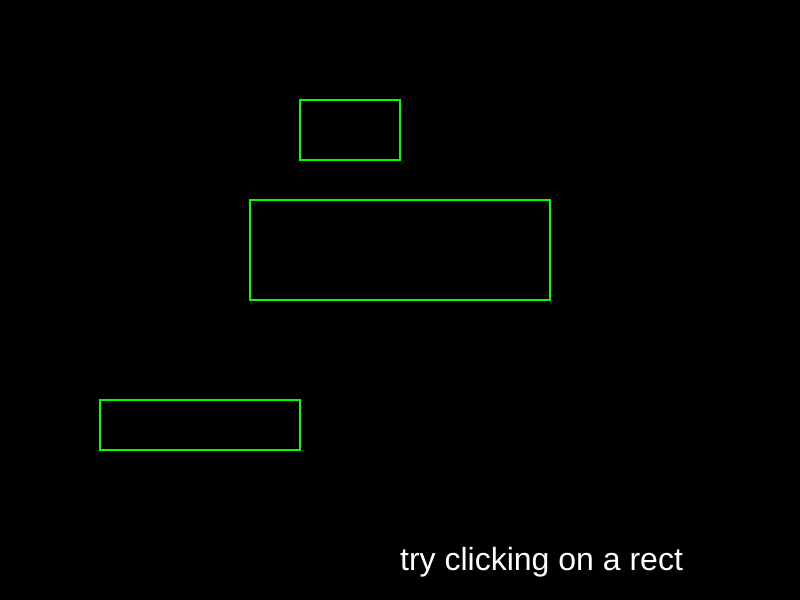
Frame 1 (no input)
Frame 60 (no input): identical to frame 1, image omitted
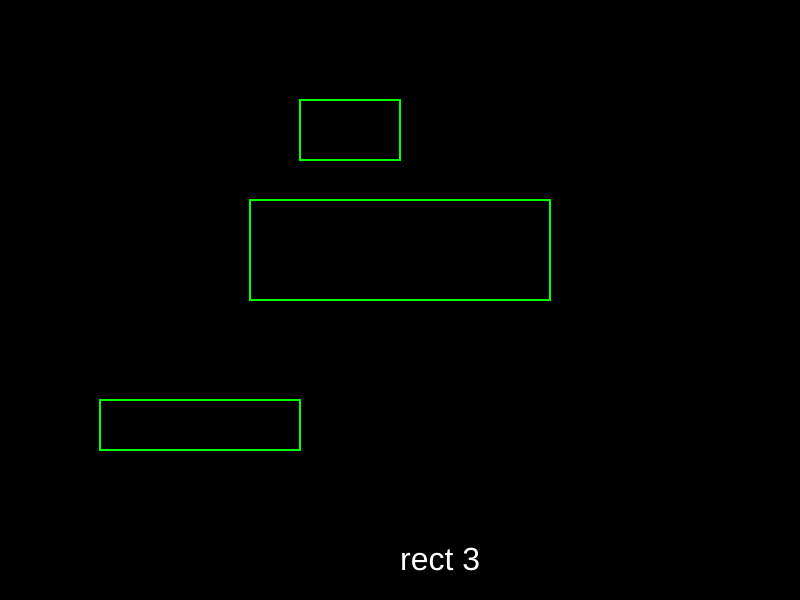
Frame 120 (the mouse pressed at the canvas centre since frame 60)

The p5.js sketch that drew these frames (run headless with seeded random() and noise() and a simulated clock; from frame 60 on, the mouse is pressed at the canvas centre):

// p5.js sketch
// ── sketch.js
/*
  Clicked in Rect Example
  by Scott Kildall
  
  Draw 3 rectangles and see if user clicked in them

  Somewhat hard-coded, ie no arrays
*/

// Rect 1
rect1Left = 100;
rect1Width = 200;
rect1Top = 400;
rect1Height = 50;

// Rect 2
rect2Left = 300;
rect2Width = 100;
rect2Top = 100;
rect2Height = 60;

// Rect 3
rect3Left = 250;
rect3Width = 300;
rect3Top = 200;
rect3Height = 100;

msgString = "try clicking on a rect";     // tell us what's going on

function setup() {
  createCanvas(800, 600);
  rectMode(CORNER);
}

function draw() {
  background(0);

  drawRects();         

  // draw message text
  drawDebugMsg();
}

function drawDebugMsg() {
  textFont("Arial");
  textSize(32);
  fill(255);
  noStroke();
  text( msgString, width/2, height - 30); 
}

function drawRects() {
  // draw an red at center
  noFill(255,0,0);
  stroke(0,255,0);
  strokeWeight(2);
  
  rect(rect1Left,rect1Top,rect1Width,rect1Height);
  rect(rect2Left,rect2Top,rect2Width,rect2Height);
  rect(rect3Left,rect3Top,rect3Width,rect3Height);
}

function mousePressed() {
  if( isMouseInRect(rect1Left,rect1Top,rect1Width,rect1Height) )
    msgString = "rect 1"
  else if( isMouseInRect(rect2Left,rect2Top,rect2Width,rect2Height) )
    msgString = "rect 2"
  else if( isMouseInRect(rect3Left,rect3Top,rect3Width,rect3Height) )
    msgString = "rect 3"
  else
    msgString = "no rect"
}

// rectL = left edge
// rectW = width
// right edge = left edge + width
function isMouseInRect(rectL, rectT, rectW, rectH) {
  // check X first
  if( mouseX >= rectL && mouseX <= rectL + rectW ) {
    if( mouseY >= rectT && mouseY <= rectT + rectH ) {
      // must satisfy *both* conditions
      return true;
    }
  }

  return false;
}
